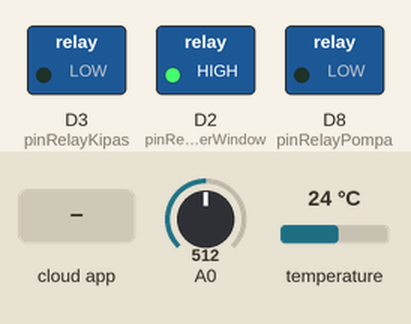
A sketch run on a simulated ESP8266 (NodeMCU). Parts: switched loads named in the sketch (green lamp = pin HIGH). The inputs (shaded band) are chosen by the test bench; at power-on: A0 = 512, temperature 24 °C. WiFi joins after 1.5 s; servers stay silent unless stated; the Firebase database answers and starts empty; what the sketch prints to the serial monitor is not drawn.

Above: at 2.7 s.
2.8 s: the phone or cloud app sets RelayPowerWindow to 1
At 5.8 s:
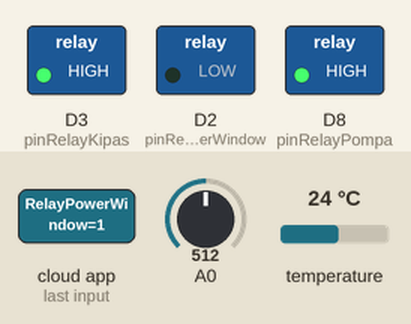
6.1 s: the phone or cloud app sets RelayKipas to 1
At 7.9 s:
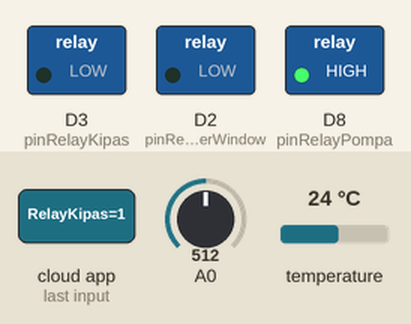
8.4 s: the phone or cloud app sets RelayPowerWindow to 0
At 9.5 s:
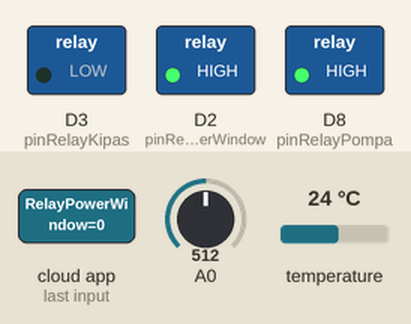
10.3 s: the phone or cloud app sets RelayPompa to 1
At 12.1 s:
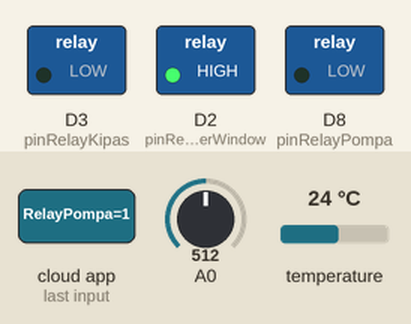
15.1 s: the phone or cloud app sets RelayPompa to 0
At 15.9 s:
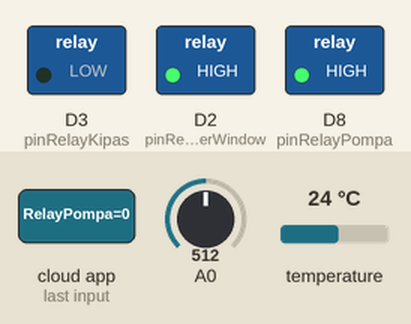
16.7 s: the phone or cloud app sets RelayKipas to 0
At 17.5 s:
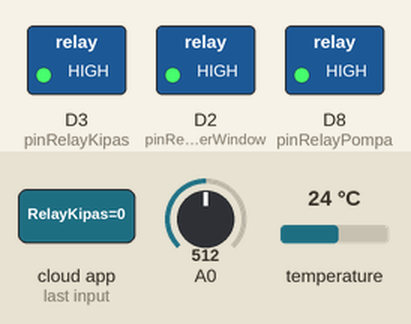
Timing chart, 0 to 19.7 s (numbered marks = the images above; inputs shaded):
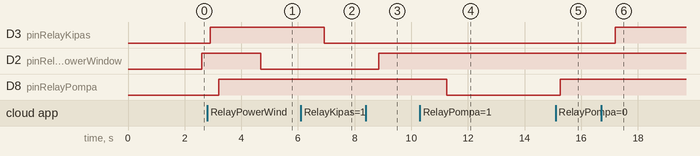

The sketch:

PengeringPadi.ino
```cpp
#include <math.h>
#include <SoftwareSerial.h>
#include <OneWire.h>
#include <DallasTemperature.h>
#include <TimeLib.h>
#include "FirebaseESP8266.h"
#include <ESP8266WiFi.h>

#define FIREBASE_HOST "..." //project database url
#define FIREBASE_AUTH "..." //database secret
#define WIFI_SSID "..."
#define WIFI_PASSWORD "..."

#define POWERWINDOW "powerwindow"
#define KIPAS "kipas"
#define POMPA "pompa"
#define ONE_WIRE_BUS 14
#define pinRelayPowerWindow D2 //16 // powerwindow
#define pinRelayKipas D3 //0
#define pinRelayPompa D8 //5
OneWire oneWire(ONE_WIRE_BUS);
DallasTemperature sensors(&oneWire);
float Celcius = 0.0;
float Fahrenheit = 0.0;
float Soil = 0.0;
unsigned long timer = millis();
FirebaseData firebaseData;

#define CelciusPath "/jtd/PengeringPadi/data/Suhu_C"
#define FahrenheitPath "/jtd/PengeringPadi/data/Suhu_F"
#define soilPath "/jtd/PengeringPadi/data/Soil"
#define relayPowerWindowPath "/jtd/PengeringPadi/data/RelayPowerWindow"
#define relayKipasPath "/jtd/PengeringPadi/data/RelayKipas"
#define relayPompaPath "/jtd/PengeringPadi/data/RelayPompa"

int getRelayFB(String modes) {
  String packet = "";
  if (modes == "powerwindow") {
    packet = ( Firebase.getInt(firebaseData, (String)relayPowerWindowPath) ) ? "Firebase success: " + (String)firebaseData.payload() : "Firebase Error: " + (String)firebaseData.errorReason(); delay(1);
  } else if (modes == "kipas") {
    packet = ( Firebase.getInt(firebaseData, (String)relayKipasPath) ) ? "Firebase success: " + (String)firebaseData.payload() : "Firebase Error: " + (String)firebaseData.errorReason(); delay(1);
  } else if (modes = "pompa") {
    packet = ( Firebase.getInt(firebaseData, (String)relayPompaPath) ) ? "Firebase success: " + (String)firebaseData.payload() : "Firebase Error: " + (String)firebaseData.errorReason(); delay(1);
  } else {
    Serial.println(F("Unknown mode,"));
    Serial.print(modes);
    Serial.println("");
    return -1;
  }
  int relay = (firebaseData.intData() == 1) ? 1 : 0;
  return relay;
}

void SendFB(float C, float F, float S) {
  String packet = "";
  packet = ( Firebase.setFloat(firebaseData, (String)CelciusPath, C) ) ? "Firebase success: " + (String)firebaseData.payload() : "Firebase Error: " + (String)firebaseData.errorReason(); delay(1);
  packet = ( Firebase.setFloat(firebaseData, (String)FahrenheitPath, F) ) ? "Firebase success: " + (String)firebaseData.payload() : "Firebase Error: " + (String)firebaseData.errorReason(); delay(1);
  packet = ( Firebase.setFloat(firebaseData, (String)soilPath, S) ) ? "Firebase success: " + (String)firebaseData.payload() : "Firebase Error: " + (String)firebaseData.errorReason(); delay(1);
}

float getADC(int aDCpin, int avgCount = 10) {
  burn8Readings(A0);
  float aDCAvg = 0;
  for (int i = 0; i < avgCount; i++) {
    aDCAvg = aDCAvg + analogRead(aDCpin);
    delay(1);
  }
  aDCAvg = aDCAvg / avgCount;
  return aDCAvg;
}

void burn8Readings(int pin) {
  for (int i = 0; i < 8; i++) {
    analogRead(pin);
  }
}

void setup(void) {
  //relay
  pinMode(pinRelayPowerWindow, OUTPUT);
  pinMode(pinRelayKipas, OUTPUT);
  pinMode(pinRelayPompa, OUTPUT);

  Serial.begin(115200);
  Serial.setDebugOutput(true);

  sensors.begin();

  WiFi.begin(WIFI_SSID, WIFI_PASSWORD);                                     //try to connect with wifi
  Serial.print(F("Connecting to "));
  Serial.print(WIFI_SSID);
  Serial.println(F(""));
  while (WiFi.status() != WL_CONNECTED) {
    Serial.print(F("."));
    delay(500);
  }
  Serial.println();
  Serial.print(F("Connected to "));
  Serial.println(WIFI_SSID);
  Serial.print(F("IP Address is : "));
  Serial.println(WiFi.localIP());                                            //print local IP address

  Firebase.begin(FIREBASE_HOST, FIREBASE_AUTH);
  Firebase.reconnectWiFi(true);
  //Set database read timeout to 1 minute (max 15 minutes)
  Firebase.setReadTimeout(firebaseData, 1000 * 60);
  //tiny, small, medium, large and unlimited.
  //Size and its write timeout e.g. tiny (1s), small (10s), medium (30s) and large (60s).
  Firebase.setwriteSizeLimit(firebaseData, "tiny");
}

void loop(void) {
  sensors.requestTemperatures();
  float nC = sensors.getTempCByIndex(0) + 1.6;
  float nF = sensors.toFahrenheit(nC);
  float nS = getADC(A0);
  nC = roundf(nC * 1000) / 1000;
  nF = roundf(nF * 1000) / 1000;
  nS = roundf(nS * 1000) / 1000;
  float nSN = map(nS, 0.0, 1024.0, 100.0, 0.0) + 14;
  if (nSN > 100) nSN = 100.0;

  String s = "";
  if (getRelayFB(POWERWINDOW) == 1) {
    digitalWrite(pinRelayPowerWindow, LOW);
    s += " - PowerWindow: ON";
  } else if (getRelayFB(POWERWINDOW) == 0) {
    digitalWrite(pinRelayPowerWindow, HIGH);
    s += " - PowerWindow: OFF";
  } else {
    s += " - PowerWindow: null";
  }

  if (getRelayFB(KIPAS) == 1) {
    digitalWrite(pinRelayKipas, LOW);
    s += " - Kipas: ON";
  } else if (getRelayFB(KIPAS) == 0) {
    digitalWrite(pinRelayKipas, HIGH);
    s += " - Kipas: OFF";
  } else {
    s += " - Kipas: null";
  }

  if (getRelayFB(POMPA) == 1) {
    digitalWrite(pinRelayPompa, LOW);
    s += " - Pompa: ON";
  } else if (getRelayFB(POMPA) == 0) {
    digitalWrite(pinRelayPompa, HIGH);
    s += " - Pompa: OFF";
  } else {
    s += " - Pompa: null";
  }

  if (millis() - timer >= 1000) {
    if ( nC != Celcius || nF != Fahrenheit || nSN != Soil ) {
      SendFB(nC, nF, nSN);
      Celcius = nC;
      Fahrenheit = nF;
      Soil = nS;
    }
    Serial.print(F(" C: "));
    Serial.print(Celcius);
    Serial.print(F(" F: "));
    Serial.print(Fahrenheit);
    Serial.print(F(" Soil: "));
    Serial.print(Soil);
    Serial.print(F(" ("));
    Serial.print(nSN);
    Serial.print(F("%)"));
    Serial.println(s);
  }

  delay(100);
}
```

Measured:
- after the input at 2.8 s, D2 (pinRelayPowerWindow): HIGH → LOW after 1.9 s
- after the input at 6.1 s, D3 (pinRelayKipas): HIGH → LOW after 0.82 s
- after the input at 8.4 s, D2 (pinRelayPowerWindow): LOW → HIGH after 0.46 s
- after the input at 10.3 s, D8 (pinRelayPompa): HIGH → LOW after 0.95 s
- after the input at 15.1 s, D8 (pinRelayPompa): LOW → HIGH after 0.17 s
- after the input at 16.7 s, D3 (pinRelayKipas): LOW → HIGH after 0.50 s
